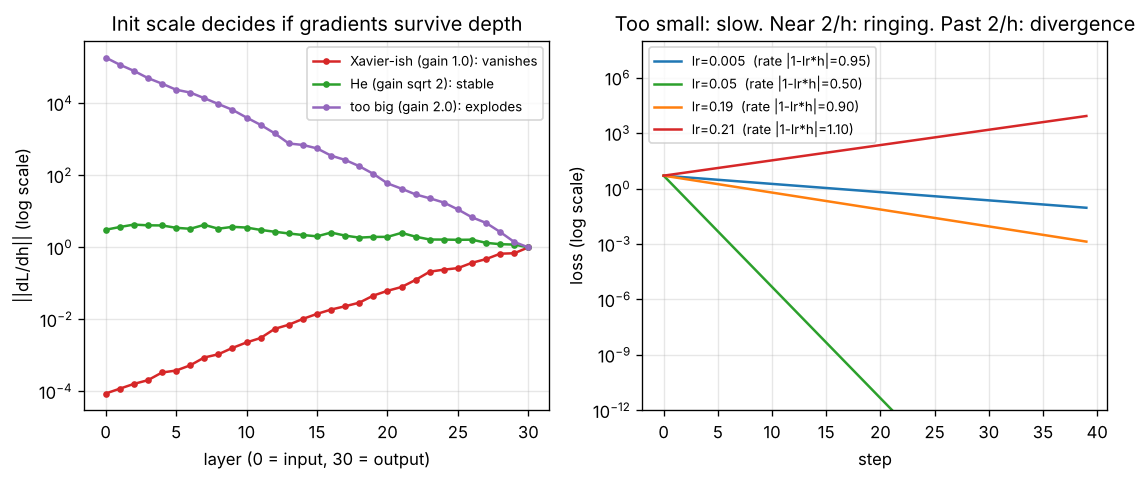

Reproduce this figure in Python.
"""
Day 148 - Consolidation: the optimisation-failure thread (init scale -> gradient flow -> learning rate -> loss curves).
Left : backprop gradient norm per layer in a 30-layer ReLU MLP for three init scales (vanish / He / explode).
Right: gradient descent on a quadratic with curvature h=10 -- stable iff lr < 2/h = 0.2.
Synthetic, deterministic (seed 42), numpy only, nothing downloaded.
"""
import numpy as np
import matplotlib.pyplot as plt

np.random.seed(42)

# ---- left: gradient norm vs depth for different init gains (std = gain * sqrt(1/fan_in))
L, width = 30, 64
x = np.random.randn(width)
def grad_norms(gain):
    Ws = [np.random.randn(width, width) * gain / np.sqrt(width) for _ in range(L)]
    h, masks = x, []
    for W in Ws:                                   # forward, remembering ReLU masks
        z = W @ h; masks.append(z > 0); h = np.maximum(z, 0)
    g = np.ones(width) / np.sqrt(width)            # unit-norm gradient arriving at the top
    norms = [np.linalg.norm(g)]
    for W, m in zip(Ws[::-1], masks[::-1]):        # backward through the layers
        g = W.T @ (g * m); norms.append(np.linalg.norm(g))
    return norms[::-1]                             # index 0 = input layer
gains = {"Xavier-ish (gain 1.0): vanishes": 1.0, "He (gain sqrt 2): stable": np.sqrt(2), "too big (gain 2.0): explodes": 2.0}

fig, ax = plt.subplots(1, 2, figsize=(11, 4))
for (name, g), c in zip(gains.items(), ["tab:red", "tab:green", "tab:purple"]):
    n = grad_norms(g)
    ax[0].semilogy(range(L + 1), n, "o-", ms=3, color=c, label=name)
    print(f"{name:34s} grad norm at input layer = {n[0]:.2e}")
ax[0].set_xlabel("layer (0 = input, 30 = output)"); ax[0].set_ylabel("||dL/dh|| (log scale)")
ax[0].set_title("Init scale decides if gradients survive depth"); ax[0].legend(fontsize=8); ax[0].grid(alpha=0.3, which="both")

# ---- right: GD on L(w) = 0.5 * h * w^2, h = 10  ->  w <- (1 - lr*h) w, stable iff |1 - lr*h| < 1
h = 10.0
for lr, c in [(0.005, "tab:blue"), (0.05, "tab:green"), (0.19, "tab:orange"), (0.21, "tab:red")]:
    w, ls = 1.0, []
    for _ in range(40):
        ls.append(0.5 * h * w * w); w -= lr * h * w
    ax[1].semilogy(ls, color=c, label=f"lr={lr}  (rate |1-lr*h|={abs(1-lr*h):.2f})")
    print(f"lr={lr}: loss after 40 steps = {ls[-1]:.2e}")
ax[1].set_ylim(1e-12, 1e8)
ax[1].set_xlabel("step"); ax[1].set_ylabel("loss (log scale)")
ax[1].set_title("Too small: slow. Near 2/h: ringing. Past 2/h: divergence"); ax[1].legend(fontsize=8); ax[1].grid(alpha=0.3, which="both")

plt.savefig("graph_DAY_148.png", dpi=120, bbox_inches="tight")
